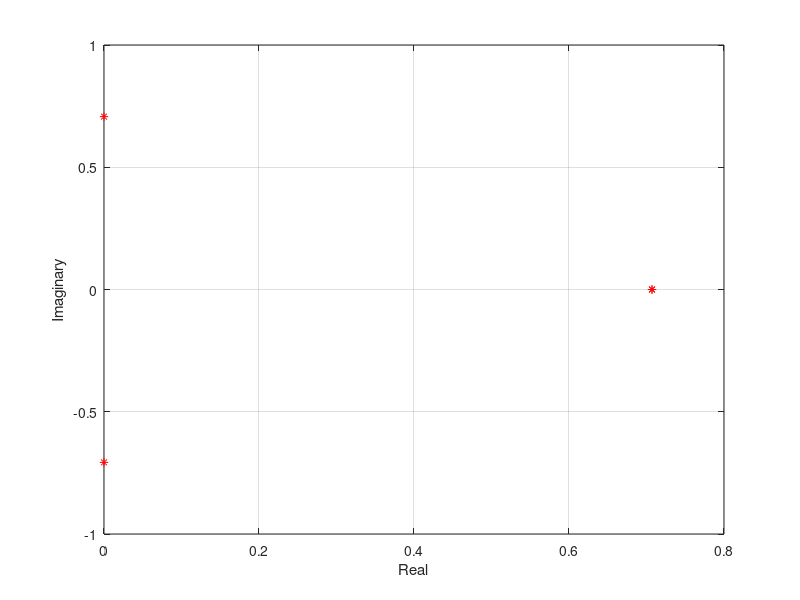

Reproduce this figure in MATLAB.
clc; close all; clear;
d = 30;
d = pi*d / 180;
A = rotz(d);

a = [cos(d) -sin(d); sin(d) cos(d)];

[V1 D1] = eig(A);
[V2 D2] = eig(a);

V2
figure;

 plot(real(V2),imag(V2),'r*') %   Plot real and imaginary parts
     xlabel('Real')
     ylabel('Imaginary')
grid;